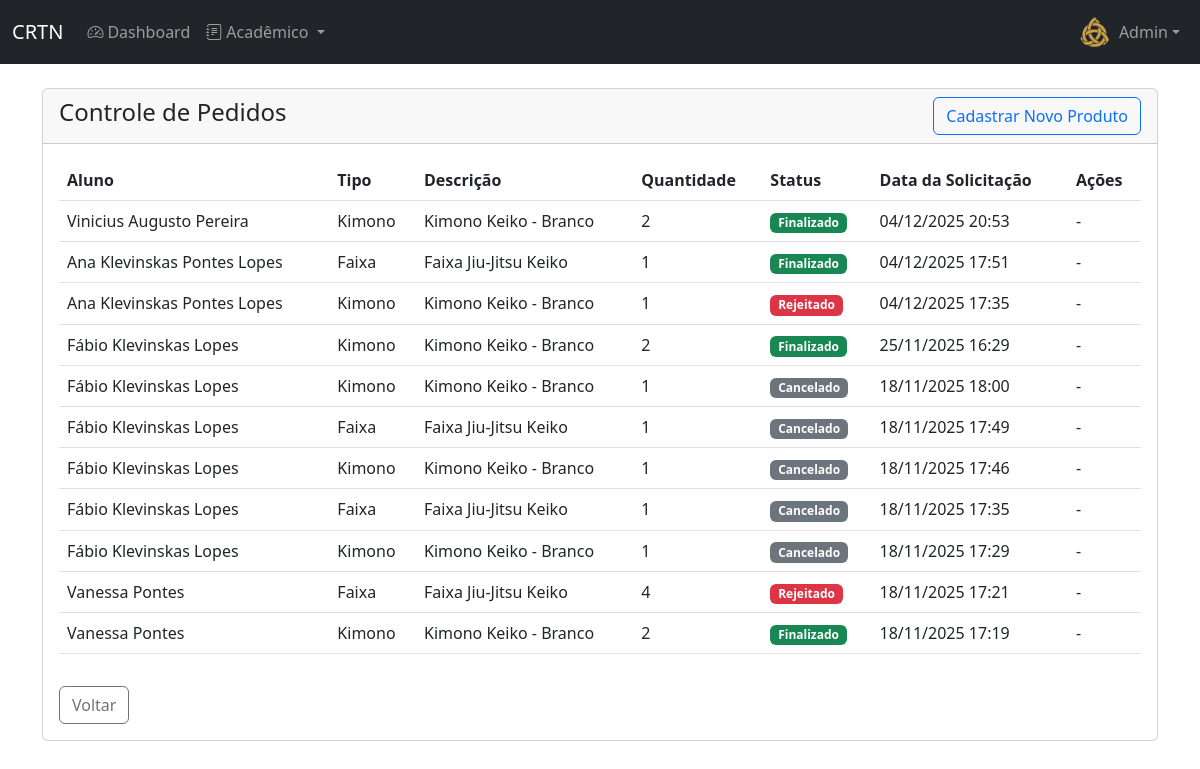
Page /professor/pedidos/ (signed in) on the committed database.
### academia/models.py (models this page shows, shortened)
class User(AbstractUser):
    STATUS_CHOICES = [('ATIVO', 'Ativo'), ('INATIVO', 'Inativo'), ('PENDENTE', 'Pendente')]
    GROUP_ROLE_CHOICES = [('STD', 'Aluno'), ('PRO', 'Professor'), ('ADM', 'Administrador')]
    KIMONO_SIZE_CHOICES = [('A0', 'A0'), ('A1', 'A1'), ('A2', 'A2'), ('A3', 'A3'), ('A4', 'A4'), ('A5', 'A5'), ('A6', 'A6')]
    BELT_SIZE_CHOICES = [('A0', 'A0'), ('A1', 'A1'), ('A2', 'A2'), ('A3', 'A3'), ('A4', 'A4'), ('A5', 'A5'), ('A6', 'A6')]
    birthday = models.DateField('Data de Nascimento', null=True, blank=True)
    group_role = models.CharField('Perfil', max_length=3, choices=GROUP_ROLE_CHOICES, default='STD')
    status = models.CharField('Status', max_length=8, choices=STATUS_CHOICES, default='PENDENTE')
    photo = models.ImageField('Foto', upload_to=photo_upload_to, null=True, blank=True)
    height = models.IntegerField('Altura (cm)', null=True, blank=True)
    weight = models.IntegerField('Peso (kg)', null=True, blank=True)
    kimono_size = models.CharField('Tamanho do Kimono', max_length=2, choices=KIMONO_SIZE_CHOICES, null=True, blank=True)
    belt_size = models.CharField('Tamanho da Faixa', max_length=2, choices=BELT_SIZE_CHOICES, null=True, blank=True)
    whatsapp = models.CharField('WhatsApp', max_length=20, null=True, blank=True)
    responsible = models.ForeignKey('self', on_delete=models.SET_NULL, null=True, blank=True, related_name='dependents')
    class Meta:
        verbose_name, verbose_name_plural = 'Usuário', 'Usuários'
        ordering = ['first_name', 'last_name']
    def is_student(self): return self.group_role == 'STD'
    def is_admin(self): return self.group_role == 'ADM'
    def is_professor_or_admin(self): return self.group_role in ['PRO', 'ADM']

class Pedido(models.Model):
    STATUS_CHOICES = [
        ('PEND', 'Pendente'), ('APRO', 'Aprovado'), ('CANC', 'Cancelado'),
        ('REJE', 'Rejeitado'), ('ENTR', 'Aguardando entrega'), ('FINA', 'Finalizado')
    ]
    aluno = models.ForeignKey(User, on_delete=models.CASCADE, limit_choices_to={'group_role': 'STD'}, related_name='pedidos')
    item = models.ForeignKey(Item, on_delete=models.CASCADE, related_name='pedidos')
    quantidade = models.IntegerField(default=1)
    status = models.CharField('Status', max_length=4, choices=STATUS_CHOICES, default='PEND')
    data_solicitacao = models.DateTimeField('Data de Solicitação', auto_now_add=True)
    data_aprovacao = models.DateTimeField('Data de Aprovação', null=True, blank=True)
    aprovado_por = models.ForeignKey(User, on_delete=models.SET_NULL, null=True, blank=True, limit_choices_to={'group_role__in': ['PRO', 'ADM']}, related_name='pedidos_aprovados')
    rejection_reason = models.TextField('Motivo da Rejeição', blank=True, null=True)
    cancellation_reason = models.TextField('Motivo do Cancelamento', blank=True, null=True)
    final_value = models.DecimalField('Valor Final', max_digits=10, decimal_places=2, null=True, blank=True)
    class Meta:
        verbose_name, verbose_name_plural = 'Pedido', 'Pedidos'
        ordering = ['-data_solicitacao']

class Item(models.Model):
    TIPO_CHOICES = [('KIMONO', 'Kimono'), ('FAIXA', 'Faixa'), ('HASHGUARD', 'Hashguard'), ('TAXA', 'Taxa')]
    nome = models.CharField(max_length=100)
    tipo = models.CharField(max_length=10, choices=TIPO_CHOICES)
    valor = models.DecimalField(max_digits=10, decimal_places=2, null=True, blank=True)
    quantidade = models.IntegerField(null=True, blank=True)

### academia/views.py (the view)
# urls.py: path('professor/pedidos/', views.professor_pedidos, name='professor_pedidos'),
@login_required
def professor_pedidos(request):
    if not request.user.is_professor_or_admin():
        raise PermissionDenied
    if request.user.is_admin():
        pedidos = Pedido.objects.all()
    else:
        pedidos = Pedido.objects.filter(item__isnull=False, aluno__turmas__professor=request.user).distinct()
    return render(request, 'academia/professor/pedidos.html', {'pedidos': pedidos})

### academia/context_processors.py (called while the page is built)
def account_management_context(request):
    original_user_id = request.session.get('original_user_id')
    main_user = None
    if original_user_id:
        try:
            main_user = User.objects.get(id=original_user_id)
        except User.DoesNotExist:
            request.session.pop('original_user_id', None)
    else:
        main_user = request.user
    dependents = main_user.dependents.all() if main_user and main_user.dependents.exists() else []
    return {
        'original_user_id': original_user_id,
        'dependents_list': dependents,
    }

def global_context(request):
    if not request.user.is_authenticated:
        return {}
    context = {}
    context.update(notifications_context(request))
    context.update(account_management_context(request))
    return context

### academia/templates/academia/professor/pedidos.html (shortened to what this page needs)
{% extends 'academia/base.html' %}
{% block content %}
<div class="row">
    <div class="col-md-12">
        <div class="card">
            <div class="card-header d-flex justify-content-between align-items-center">
                <h4>Controle de Pedidos</h4>
                {% if request.user.is_professor_or_admin %}
                    <a href="{% url 'professor_item_novo' %}" class="btn btn-outline-primary">Cadastrar Novo Produto</a>
                {% endif %}
            </div>
            <div class="card-body">
                {% if pedidos %}
                    <div class="table-responsive">
                        <table class="table table-hover align-middle">
                            <thead>
                                <tr>
                                    <th>Aluno</th>
                                    <th>Tipo</th>
                                    <th>Descrição</th>
                                    <th>Quantidade</th>
                                    <th>Status</th>
                                    <th>Data da Solicitação</th>
                                    <th>Ações</th>
                                </tr>
                            </thead>
                            <tbody>
                                {% for pedido in pedidos %}
                                    <tr>
                                        <td>{{ pedido.aluno.get_full_name }}</td>
                                        <td>{{ pedido.item.get_tipo_display }}</td>
                                        <td>{{ pedido.item.nome }}</td>
                                        <td>{{ pedido.quantidade }}</td>
                                        <td>
                                            {% if pedido.status == 'PEND' %}
                                                <span class="badge bg-warning text-dark">Pendente</span>
                                            {% elif pedido.status == 'APRO' %}
                                                <span class="badge bg-primary">Aprovado</span>
                                            {% elif pedido.status == 'CANC' %}
                                                <span class="badge bg-secondary">Cancelado</span>
                                            {% elif pedido.status == 'REJE' %}
                                                <span class="badge bg-danger">Rejeitado</span>
                                            {% elif pedido.status == 'ENTR' %}
                                                <span class="badge bg-info text-dark">Aguardando Entrega</span>
                                            {% elif pedido.status == 'FINA' %}
                                                <span class="badge bg-success">Finalizado</span>
                                            {% endif %}
                                        </td>
                                        <td>{{ pedido.data_solicitacao|date:"d/m/Y H:i" }}</td>
                                        <td>
                                            {% if pedido.status == 'PEND' %}
                                                <button type="button" class="btn btn-sm btn-outline-primary" data-bs-toggle="modal" data-bs-target="#approveModal{{ pedido.id }}">Atender</button>
                                                <button type="button" class="btn btn-sm btn-outline-danger" data-bs-toggle="modal" data-bs-target="#rejectModal{{ pedido.id }}">Rejeitar</button>
                                            {% elif pedido.status == 'APRO' %}
                                                <button type="button" class="btn btn-sm btn-outline-info" data-bs-toggle="modal" data-bs-target="#deliverModal{{ pedido.id }}">Entregar</button>
                                                <button type="button" class="btn btn-sm btn-outline-secondary" data-bs-toggle="modal" data-bs-target="#cancelModal{{ pedido.id }}">Cancelar</button>
                                            {% elif pedido.status == 'ENTR' %}
                                                <button type="button" class="btn btn-sm btn-outline-success" data-bs-toggle="modal" data-bs-target="#finalizeModal{{ pedido.id }}">Finalizar</button>
                                            {% else %}
                                                -
                                            {% endif %}
                                        </td>
                                    </tr>
                                {% endfor %}
                            </tbody>
                        </table>
                    </div>
                {% else %}
                    <p class="text-muted">Nenhum pedido encontrado.</p>
                {% endif %}
                <div class="mt-3">
                    <a href="{% url 'dashboard' %}" class="btn btn-outline-secondary">Voltar</a>
                </div>
            </div>
        </div>
    </div>
</div>
{% endblock %}

### academia/templates/academia/base.html (shortened to what this page needs)
{% load static %}
<!DOCTYPE html>
<html lang="pt-BR">
<head>
    <link href="https://cdn.jsdelivr.net/npm/bootstrap@5.3.0/dist/css/bootstrap.min.css" rel="stylesheet">
    <link rel="stylesheet" href="https://cdn.jsdelivr.net/npm/bootstrap-icons@1.11.0/font/bootstrap-icons.css">
    <link rel="stylesheet" href="{% static 'css/styles.css' %}">
</head>
<body>
    {% if user.is_authenticated %}
    <nav class="navbar navbar-expand-lg navbar-dark bg-dark">
        <div class="container-fluid">
            <a class="navbar-brand" href="{% url 'index' %}">CRTN</a>
            <div class="collapse navbar-collapse" id="navbarNav">
                <ul class="navbar-nav me-auto">
                    <li class="nav-item">
                        <a class="nav-link" href="{% url 'dashboard' %}">
                            <i class="bi bi-speedometer2 me-1"></i>Dashboard
                        </a>
                    </li>
                    {% if user.is_student or user.is_professor_or_admin %}
                    <li class="nav-item dropdown">
                        <a class="nav-link dropdown-toggle" href="#" role="button" data-bs-toggle="dropdown" aria-expanded="false">
                            <i class="bi bi-journal-text me-1"></i>Acadêmico
                        </a>
                    </li>
                    {% endif %}
                </ul>
                <ul class="navbar-nav">
                    <li class="nav-item dropdown">
                        <a class="nav-link dropdown-toggle d-flex align-items-center" href="#" role="button" data-bs-toggle="dropdown" aria-expanded="false">
                            {% if user.photo %}
                                <img src="{{ user.photo.url }}" alt="Foto" class="rounded-circle me-2" width="32" height="32" style="object-fit: cover;">
                            {% else %}
                                <div class="bg-secondary rounded-circle me-2 d-flex align-items-center justify-content-center" style="width: 32px; height: 32px;">
                                    <i class="bi bi-person text-white"></i>
                                </div>
                            {% endif %}
                            <span>{{ user.first_name }}</span>
                        </a>
                    </li>
                </ul>
            </div>
        </div>
    </nav>
    {% endif %}
    <div class="container mt-4">
        {% block content %}{% endblock %}
    </div>
</body>
</html>

### rows in the picture
User: photo (picture), first_name "Admin"
Pedido: aluno.get_full_name "Vinicius Augusto Pereira", item.tipo "Kimono", item.nome "Kimono Keiko - Branco", quantidade "2", status "Finalizado", data_solicitacao "04/12/2025 20:53"
Pedido: aluno.get_full_name "Ana Klevinskas Pontes Lopes", item.tipo "Faixa", item.nome "Faixa Jiu-Jitsu Keiko", quantidade "1", status "Finalizado", data_solicitacao "04/12/2025 17:51"
Pedido: aluno.get_full_name "Ana Klevinskas Pontes Lopes", item.tipo "Kimono", item.nome "Kimono Keiko - Branco", quantidade "1", status "Rejeitado", data_solicitacao "04/12/2025 17:35"
Pedido: aluno.get_full_name "Fábio Klevinskas Lopes", item.tipo "Kimono", item.nome "Kimono Keiko - Branco", quantidade "2", status "Finalizado", data_solicitacao "25/11/2025 16:29"
Pedido: aluno.get_full_name "Fábio Klevinskas Lopes", item.tipo "Kimono", item.nome "Kimono Keiko - Branco", quantidade "1", status "Cancelado", data_solicitacao "18/11/2025 18:00"
Pedido: aluno.get_full_name "Fábio Klevinskas Lopes", item.tipo "Faixa", item.nome "Faixa Jiu-Jitsu Keiko", quantidade "1", status "Cancelado", data_solicitacao "18/11/2025 17:49"
Pedido: aluno.get_full_name "Fábio Klevinskas Lopes", item.tipo "Kimono", item.nome "Kimono Keiko - Branco", quantidade "1", status "Cancelado", data_solicitacao "18/11/2025 17:46"
Pedido: aluno.get_full_name "Fábio Klevinskas Lopes", item.tipo "Faixa", item.nome "Faixa Jiu-Jitsu Keiko", quantidade "1", status "Cancelado", data_solicitacao "18/11/2025 17:35"
Pedido: aluno.get_full_name "Fábio Klevinskas Lopes", item.tipo "Kimono", item.nome "Kimono Keiko - Branco", quantidade "1", status "Cancelado", data_solicitacao "18/11/2025 17:29"
Pedido: aluno.get_full_name "Vanessa Pontes", item.tipo "Faixa", item.nome "Faixa Jiu-Jitsu Keiko", quantidade "4", status "Rejeitado", data_solicitacao "18/11/2025 17:21"
Pedido: aluno.get_full_name "Vanessa Pontes", item.tipo "Kimono", item.nome "Kimono Keiko - Branco", quantidade "2", status "Finalizado", data_solicitacao "18/11/2025 17:19"
